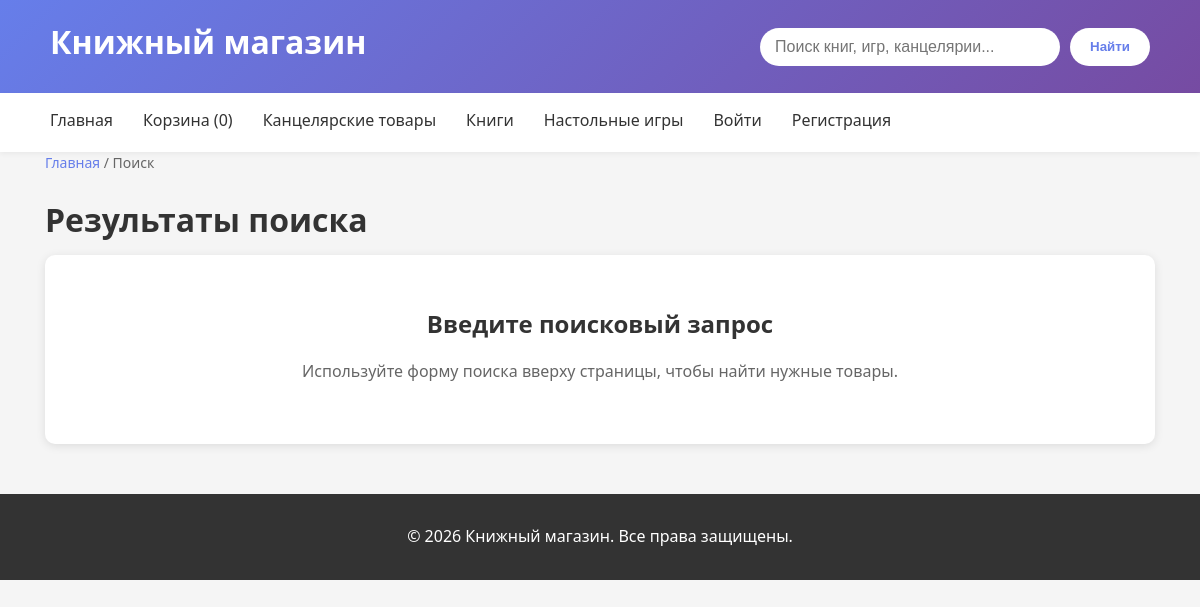
The app's page /search/ with its own data.
### shop/models.py (models this page shows, shortened)
class Category(models.Model):
    name = models.CharField(max_length=255, verbose_name="Категория")
    slug = models.SlugField(max_length=200, unique=True, blank=True) # slug — это URL-версия названия.name	slug
    class Meta:
        verbose_name = "Категория"
        verbose_name_plural = "Категории"
        ordering = ['name']
    def get_absolute_url(self):
        return reverse('shop:product_list_by_category', args=[self.slug])

### shop/views.py (the view)
# urls.py: path('search/', views.search_products, name='search_products'),
def search_products(request):
    query = request.GET.get('q')
    products = Product.objects.filter(
        available=True
    )
    if query:
        products = products.filter(
            Q(name__icontains=query) |
            Q(description__icontains=query)
        )
    categories = Category.objects.all()
    context = {
        'query': query,
        'products': products,
        'categories': categories,
    }
    return render(
        request,
        'shop/product/search.html',
        context
    )

### cart/context_processors.py (called while the page is built)
def cart(request):
    if request.user.is_authenticated:
        buyer = getattr(request.user, 'buyer', None)
        if buyer:
            count = Cart.objects.filter(
                buyer=buyer
            ).aggregate(
                total=Sum('quantity')
            )['total'] or 0
        else:
            count = 0
    else:
        count = 0
    return {
        'cart_item_count': count
    }

### shop/templates/shop/product/search.html (shortened to what this page needs)
{% extends 'shop/base.html' %}
{% load static %}
{% block content %}
    <div class="breadcrumbs">
        <a href="{% url 'shop:product_list' %}">Главная</a> / Поиск
    </div>
    <h1>Результаты поиска</h1>
    {% if query %}
        <p class="results-count">По запросу "{{ query }}" найдено товаров: {{ products.count }}</p>
        {% if products %}
            <div class="products-grid">
                {% for product in products %}
                    <div class="product-card">
                        <div class="product-image">
                            {% with main_image=product.get_main_image %}
                                {% if main_image %}
                                    <img src="{{ main_image.image.url }}" alt="{{ product.name }}">
                                {% else %}
                                    <div class="no-image">📚</div>
                                {% endif %}
                            {% endwith %}
                        </div>
                        <div class="product-info">
                            <h3 class="product-title">
                                <a href="{{ product.get_absolute_url }}">{{ product.name }}</a>
                            </h3>
                            <div class="product-category">{{ product.category.name }}</div>
                            <div class="product-price">{{ product.price }} ₽</div>
                            <a href="{{ product.get_absolute_url }}" class="btn">Подробнее</a>
                        </div>
                    </div>
                {% endfor %}
            </div>
        {% else %}
            <div class="no-results">
                <h2>Ничего не найдено</h2>
                <p>Попробуйте изменить поисковый запрос или посмотрите все товары в каталоге.</p>
                <p><a href="{% url 'shop:product_list' %}" class="btn">Перейти в каталог</a></p>
            </div>
        {% endif %}
    {% else %}
        <div class="no-results">
            <h2>Введите поисковый запрос</h2>
            <p>Используйте форму поиска вверху страницы, чтобы найти нужные товары.</p>
        </div>
    {% endif %}
{% endblock %}

### shop/templates/shop/base.html (shortened to what this page needs)
{% load static %}
<!DOCTYPE html>
<html lang="ru">
<head>
    <link rel="stylesheet" href="{% static 'shop/css/base.css' %}">
    <link rel="stylesheet" href="{% static 'shop/css/product.css' %}">
    <link rel="stylesheet" href="{% static 'shop/css/cart.css' %}">
    <link rel="stylesheet" href="{% static 'shop/css/responsive.css' %}">
    <link rel="stylesheet" href="{% static 'shop/css/header.css' %}">
    <link rel="stylesheet" href="{% static 'shop/css/detail.css' %}">
</head>
<body>
    <header class="header">
        <div class="header-content">
            <div class="logo">
                <h1>Книжный магазин</h1>
            </div>
            <form class="search-form" action="{% url 'shop:search_products' %}" method="get">
                <input type="text" name="q" placeholder="Поиск книг, игр, канцелярии..." value="{{ query|default:'' }}">
                <button type="submit">Найти</button>
            </form>
        </div>
    </header>
    <nav class="nav">
        <div class="nav-content">
            <ul class="nav-list">
                <li>
                    <a href="{% url 'shop:product_list' %}"
                       class="{% if request.resolver_match.url_name == 'product_list' and not category %}active{% endif %}">
                        Главная
                    </a>
                </li>
                <li>
                    <a href="{% url 'cart:cart_detail' %}">
                        Корзина ({{ cart_item_count }})
                    </a>
                </li>
                {% for cat in categories %}
                    <li>
                        <a href="{{ cat.get_absolute_url }}"
                           class="{% if category and category.id == cat.id %}active{% endif %}">
                            {{ cat.name }}
                        </a>
                    </li>
                {% endfor %}
               {% if user.is_authenticated %}
                    {% if user.is_staff %}
                        <li>
                            <a href="{% url 'admin_panel:dashboard' %}">
                                Админ панель
                            </a>
                        </li>
                    {% else %}
                        <li>
                            <a href="{% url 'account:dashboard' %}">
                                Личный кабинет
                            </a>
                        </li>
                        <li>
                            <a href="{% url 'cart:cart_detail' %}">
                                Корзина ({{ cart_item_count }})
                            </a>
                        </li>
                    {% endif %}
                    <li>
                        <a href="{% url 'account:logout' %}">
                            Выйти
                        </a>
                    </li>
                {% else %}
                    <li><a href="{% url 'account:login' %}">Войти</a></li>
                    <li><a href="{% url 'account:register' %}">Регистрация</a></li>
                {% endif %}
            </ul>
        </div>
    </nav>
    <main class="container">
        {% block content %}{% endblock %}
    </main>
    <footer class="footer">
        <p>&copy; 2026 Книжный магазин. Все права защищены.</p>
    </footer>
</body>
</html>

### shop/static/shop/css/base.css (style rules this page uses)
* { margin: 0; padding: 0; box-sizing: border-box; }
body { font-family: 'Segoe UI', Tahoma, Geneva, Verdana, sans-serif; line-height: 1.6; color: #333; background-color: #f5f5f5; }
.container { max-width: 1200px; margin: 0 auto; padding: 30px 20px; }
.breadcrumbs { margin-bottom: 20px; color: #666; font-size: 14px; }
.breadcrumbs a { color: #667eea; text-decoration: none; }
h1 { font-size: 2rem; margin-bottom: 10px; color: #333; }
.no-results { text-align: center; padding: 50px; background: white; border-radius: 10px; box-shadow: 0 2px 10px rgba(0,0,0,0.1); }
.no-results h2 { margin-bottom: 15px; color: #333; }
.no-results p { color: #666; margin-bottom: 10px; }
.footer { background: #333; color: white; text-align: center; padding: 30px 0; margin-top: 50px; }

### shop/static/shop/css/responsive.css (style rules this page uses)
@media (max-width: 1200px) { .container, .header-content, .nav-content { width: 95%; padding: 0 15px; } }

### shop/static/shop/css/header.css (style rules this page uses)
.header { background: linear-gradient(135deg, #667eea 0%, #764ba2 100%); color: white; padding: 1rem 0; box-shadow: 0 2px 10px rgba(0,0,0,0.1); }
.header-content { max-width: 1200px; margin: 0 auto; padding: 0 20px; display: flex; justify-content: space-between; align-items: center; }
.logo h1 { font-size: 2rem; font-weight: 700; color: white; }
.search-form { display: flex; gap: 10px; }
.search-form input { padding: 10px 15px; border: none; border-radius: 25px; width: 300px; font-size: 1rem; }
.search-form button { padding: 10px 20px; background-color: #fff; color: #667eea; border: none; border-radius: 25px; cursor: pointer; font-weight: bold; transition: all 0.3s; }
.nav { background: white; box-shadow: 0 2px 5px rgba(0,0,0,0.05); position: sticky; top: 0; z-index: 100; }
.nav-content { max-width: 1200px; margin: 0 auto; padding: 0 20px; }
.nav-list { display: flex; list-style: none; gap: 30px; }
.nav-list a { display: block; padding: 15px 0; color: #333; text-decoration: none; font-weight: 500; border-bottom: 3px solid transparent; transition: all 0.3s; }

### records on screen
Category: name "Канцелярские товары"
Category: name "Книги"
Category: name "Настольные игры"

### other values on screen
{{ cart_item_count }} "0"
